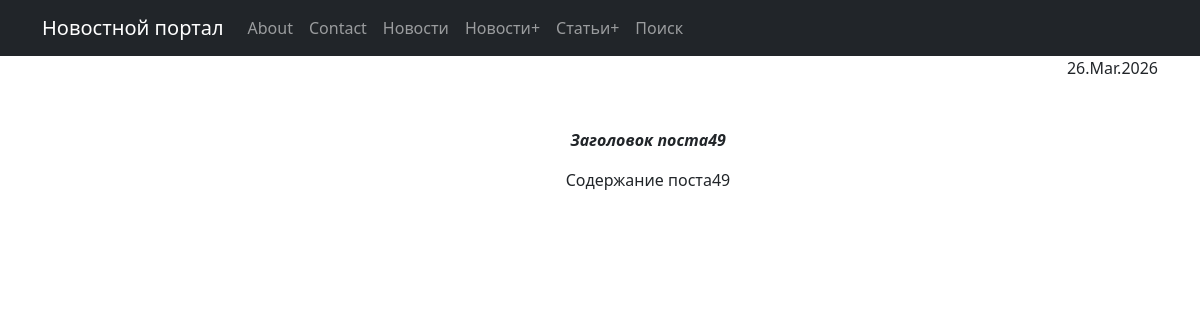
Page /post/49/ on the committed database.
### news/models.py (models this page shows, shortened)
class Post(models.Model):
    post_date = models.DateTimeField(auto_now_add=True)
    article_news = models.CharField(max_length=1, choices=TYPES, default=article)
    post_header = models.CharField(max_length=100)
    post_content = models.TextField()
    post_rating = models.IntegerField(default=0)
    post_author = models.ForeignKey(Author, on_delete=models.CASCADE)
    post_categories = models.ManyToManyField(Category, through='PostCategory')

### news/views.py (the view)
# urls.py: path("<int:pk>/", PostDetailView.as_view(), name='post_detail'),
class PostDetailView(DetailView):
    model = Post
    context_object_name = 'post'
    template_name = 'news/post_detail.html'

### news/templatetags/news_filters.py (called while the page is built)
@register.filter
def censor(value):
    bwdict = ["badword", "архитектура"]
    for word in bwdict:
        pattern = r'\b' + re.escape(word) + r'\b'
        value = re.sub(pattern, word[0] + '*' * (len(word)-1), value, flags=re.IGNORECASE)
    return value

### Templates/news/post_detail.html (shortened to what this page needs)
{% extends 'flatpages/default.html' %}
{% load news_filters %}
{% block content %}
<p style="text-align: right;">{{ post.post_date|date:'d.M.Y' }}</p>
<div class="container m-5">
    <p><p style="text-align: center;"><em><strong>{{ post.post_header|censor }}</strong></em></p>
    <p>{{ post.post_content|censor }}</p>
</div>
{% endblock content %}

### rows in the picture
Post: post_date "26.Mar.2026", post_header|censor "Заголовок поста49", post_content|censor "Содержание поста49"
